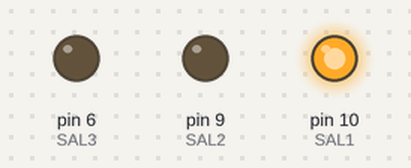
Bench run of a sketch on a simulated Arduino Uno, built with avr-gcc and run on an emulated ATmega328P. On the bench: output pins drawn as LEDs (lit = HIGH).

Above: at 15.0 s.
At 47.0 s:
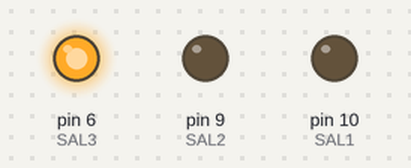
At 63.0 s:
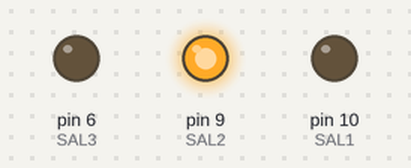
Timing chart, 0 to 83.2 s (numbered marks = the images above):
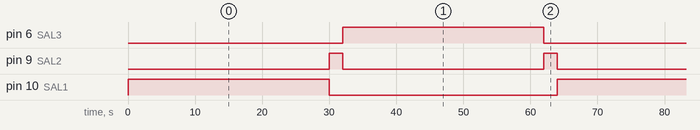

Measured:
- by itself, pin 6 (SAL3), pin 10 (SAL1): alternates HIGH for 30.0 s and LOW for 34.0 s
- by itself, pin 9 (SAL2): alternates HIGH for 2.0 s and LOW for 30.0 s

The sketch:

Semaforo_1.ino
```cpp
/*
  Ejemplo de semáforo.
  Se conecta un bloque de LED rojo a la salida 1, uno amarillo a la salida 2 y
uno verde a la salida 3.
*/
int SAL1=10; /* Salida digital 1 Rojo */
int SAL2=9;  /* Salida digital 2 Amarillo */
int SAL3=6;  /* Salida digital 3 Verde */

void setup()
{/* Configurar las salidas 1 a 3 */
 pinMode(SAL1,OUTPUT);
 pinMode(SAL2,OUTPUT);
 pinMode(SAL3,OUTPUT);
}


void loop()
{/* Rojo por 30 s */
 digitalWrite(SAL1,HIGH);
 delay(30000);
 /* Apagar el rojo y encender el amarillo por 2 s */
 digitalWrite(SAL1,LOW);
 digitalWrite(SAL2,HIGH);
 delay(2000);
 /* Apagar el amarillo y encender el verde por 30 s */
 digitalWrite(SAL2,LOW);
 digitalWrite(SAL3,HIGH);
 delay(30000);
 /* Apagar el verde y encender el amarillo por 2 s */
 digitalWrite(SAL3,LOW);
 digitalWrite(SAL2,HIGH);
 delay(2000);
 /* Apagar el amarillo */
 digitalWrite(SAL2,LOW);
}
```
